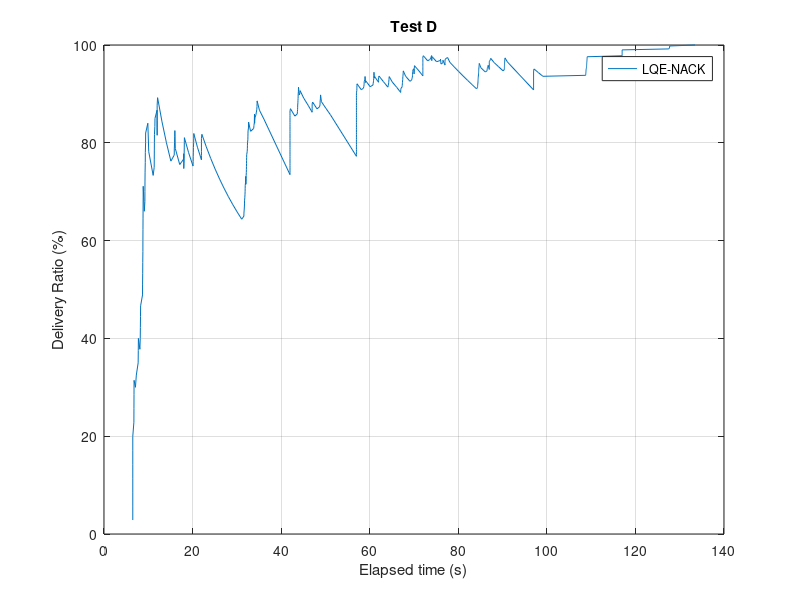
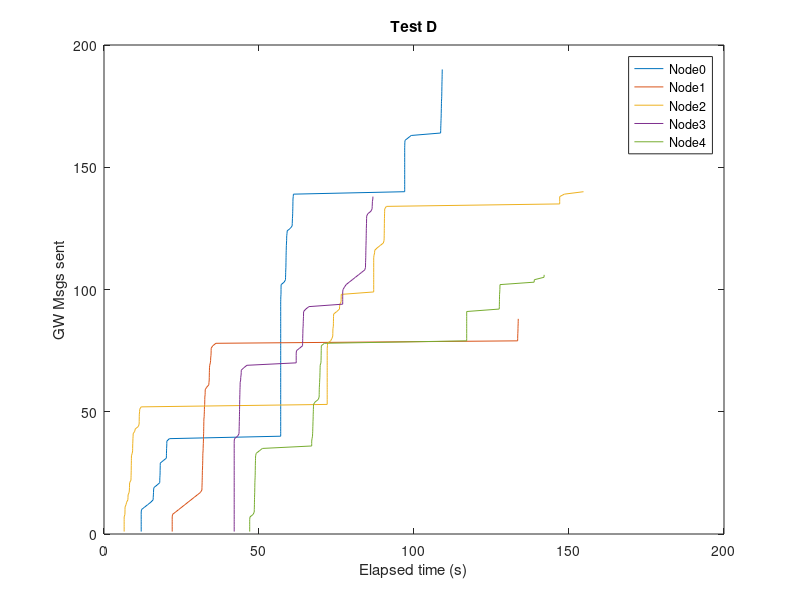
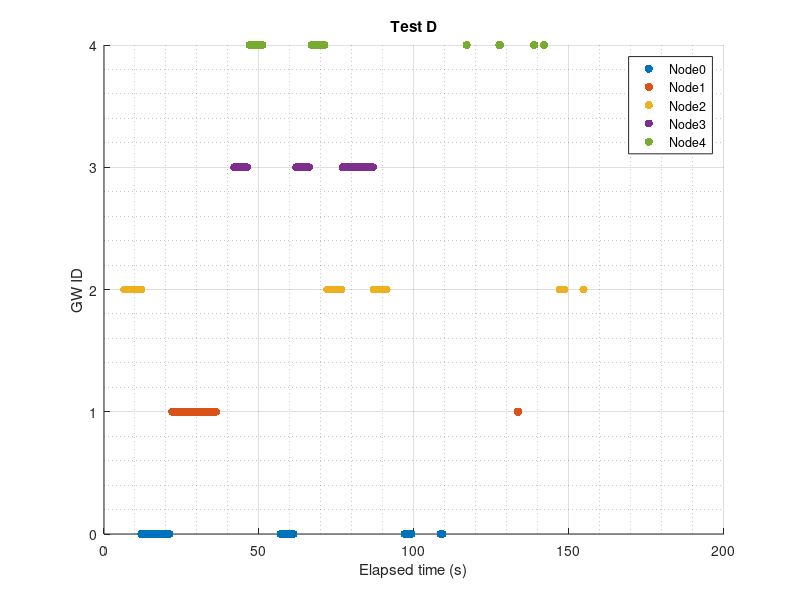

Write the MATLAB code that produced these figures, in order.
%% Calculate Redudant Overhead 
close all; clear;clc; 
Nnodes=5;   %N� nodes generating msgs every second
maxT_sen=100;    %Time when nodes stop generating msgs+1


%% 

% Node[0]
%n0_sentNACK=textread('GwTimeRec.txt','%s');
name_rec=textread('ReachedGwName.txt','%s');
%
time_recC = fopen('GwTimeRec.txt','r');    %Name of the file with the receveid times
formatSpec = '%f';
time_rec = fscanf(time_recC,formatSpec);
fclose(time_recC);
%
%
i=1;
j=1;
countNACK=0;
gg=0;
while i<length(name_rec)
    j=i;
    while j<length(name_rec)+1
        if (strcmp(name_rec(i),name_rec(j)) && i~=j && ~strcmp(name_rec(i),{''}))
            %name_rec(i);          
            countNACK=countNACK+1;
            %name_rec(j)={''};
            %display('if');
            
            time_rec(j)=[];
            name_rec(j)=[];
        %end 
        else
            j=j+1;
        end
        %display('while2');
    end
    i=i+1;
    %display('while1');
end
display('ok');
%
count=1:1:length(time_rec);
i=1;
j=1;
while i<length(time_rec)+1
    j=fix(time_rec(i))+1;
    if fix(time_rec(i))>=maxT_sen
        j=maxT_sen;
    end
    drGW(i)=count(i)/(Nnodes*j)*100;
    i=i+1;
end
display('End calc DR')
plot(time_rec,drGW)
xlabel('Elapsed time (s)');
ylabel('Delivery Ratio (%)');
title('Test D');
legend('LQE-NACK');
grid on;
%
hold off;
savefig('plotC_DR_GW')
display('Success:');
drGW(length(drGW))
display('Data Overhead:');
countNACK

%% 
%Verificar nº de gws
% % %
% Node[0]
%n0_sentNACK=textread('GwTimeRec.txt','%s');
name_recs=textread('ReachedGwSpcs.txt','%s');
%
name_recss=name_recs;
name_recsDoub=str2double(name_recs);
%
i=1;
j=1;
countREP=0;
gg=0;
%gw=1:1:Nnodes;
while i<length(name_recs)
    j=i;
    while j<length(name_recs)
        if (strcmp(name_recs(i),name_recs(j)) && i~=j && ~strcmp(name_recs(i),{''}))
            %name_rec(i);          
            countREP=countREP+1;    %counts how many times theres a repetition
            name_recs(j);
            %i
            %gw(name_recsDoub(i)+1)=gw(name_recsDoub(i)+1)+1
            name_recs(j)=[];
            name_recsDoub(j)=[];
           % gw(name_recs(i))=gw(name_recs(i))+1
        %end       
        else
            j=j+1;
        %display('while2');
        end
    end
    i=i+1;
    %display('while1');
end
display('Number of gws:');
length(name_recs)-1

%% Plot gw sending over time
figure
% %0
gw_rec0=textread('GwTimeRec00.txt','%s');
gw_re0=str2double(gw_rec0);
countgw_re0=1:1:length(gw_rec0);
plot(gw_re0, countgw_re0);
hold on;
%1
gw_rec1=textread('GwTimeRec01.txt','%s');
gw_re1=str2double(gw_rec1);
countgw_re1=1:1:length(gw_rec1);
plot(gw_re1, countgw_re1);
hold on;
% 2
gw_rec2=textread('GwTimeRec02.txt','%s');
gw_re2=str2double(gw_rec2);
countgw_re2=1:1:length(gw_rec2);
plot(gw_re2, countgw_re2);
hold on;
%3
gw_rec3=textread('GwTimeRec03.txt','%s');
gw_re3=str2double(gw_rec3);
countgw_re3=1:1:length(gw_rec3);
plot(gw_re3, countgw_re3);
hold on;
%4
gw_rec4=textread('GwTimeRec04.txt','%s');
gw_re4=str2double(gw_rec4);
countgw_re4=1:1:length(gw_rec4);
plot(gw_re4, countgw_re4);
hold on;
%5
% gw_rec5=textread('GwTimeRec05.txt','%s');
% gw_re5=str2double(gw_rec5);
% countgw_re5=1:1:length(gw_rec5);
% plot(gw_re5, countgw_re5);
% hold on;
%6
% gw_rec6=textread('GwTimeRec06.txt','%s');
% gw_re6=str2double(gw_rec6);
% countgw_re6=1:1:length(gw_rec6);
% plot(gw_re6, countgw_re6);
% hold on;
% %7
% gw_rec7=textread('GwTimeRec07.txt','%s');
% gw_re7=str2double(gw_rec7);
% countgw_re7=1:1:length(gw_rec7);
% plot(gw_re7, countgw_re7);
% hold on;
% %8
% gw_rec8=textread('GwTimeRec08.txt','%s');
% gw_re8=str2double(gw_rec8);
% countgw_re8=1:1:length(gw_rec8);
% plot(gw_re8, countgw_re8);
% hold on;
% % %9
% gw_rec9=textread('GwTimeRec09.txt','%s');
% gw_re9=str2double(gw_rec9);
% countgw_re9=1:1:length(gw_rec9);
% plot(gw_re9, countgw_re9,'Linewidth',2);
% hold on;
% %10
% gw_rec10=textread('GwTimeRec10.txt','%s');
% gw_re10=str2double(gw_rec10);
% countgw_re10=1:1:length(gw_rec10);
% plot(gw_re10, countgw_re10,'Linewidth',2);
% hold on;
%end
xlabel('Elapsed time (s)');
ylabel('GW Msgs sent');
title('Test D');
% legend('Node0','Node2');
legend('Node0','Node1','Node2','Node3', 'Node4');
savefig('GwsNo')
%%
figure
%0
gw_rec0=textread('GwTimeRec00.txt','%s');
gw_re0=str2double(gw_rec0);
countgw_re0=zeros(length(gw_rec0),1);
scatter(gw_re0, countgw_re0, 'filled');
hold on;
%1
gw_rec1=textread('GwTimeRec01.txt','%s');
gw_re1=str2double(gw_rec1);
countgw_re1=1+zeros(length(gw_rec1),1);
scatter(gw_re1, countgw_re1, 'filled');
hold on;
%2
gw_rec2=textread('GwTimeRec02.txt','%s');
gw_re2=str2double(gw_rec2);
countgw_re2=2+zeros(length(gw_rec2),1);
scatter(gw_re2, countgw_re2, 'filled');
hold on;
%3
gw_rec3=textread('GwTimeRec03.txt','%s');
gw_re3=str2double(gw_rec3);
countgw_re3=3+zeros(length(gw_rec3),1);
scatter(gw_re3, countgw_re3, 'filled');
hold on;
%4
gw_rec4=textread('GwTimeRec04.txt','%s');
gw_re4=str2double(gw_rec4);
countgw_re4=4+zeros(length(gw_rec4),1);
scatter(gw_re4, countgw_re4, 'filled');
hold on;

xlabel('Elapsed time (s)');
ylabel('GW ID');
title('Test D');
% legend('Node0','Node2');
legend('Node0','Node1','Node2','Node3', 'Node4');
grid on
grid minor
savefig('GesTemp')

%
axis([0 110 -1 5])
set(gca,'ytick',[0 1 2 3 4])

%%
%sum of hops
gw_hop=textread('GwMsgHops.txt','%s');
gw_hops=str2double(gw_hop);

h=1;
sum=0;
while h<length(gw_hops)+1
    sum=sum+gw_hops(h);
    h=h+1;
end
display('Total hops:');
sum